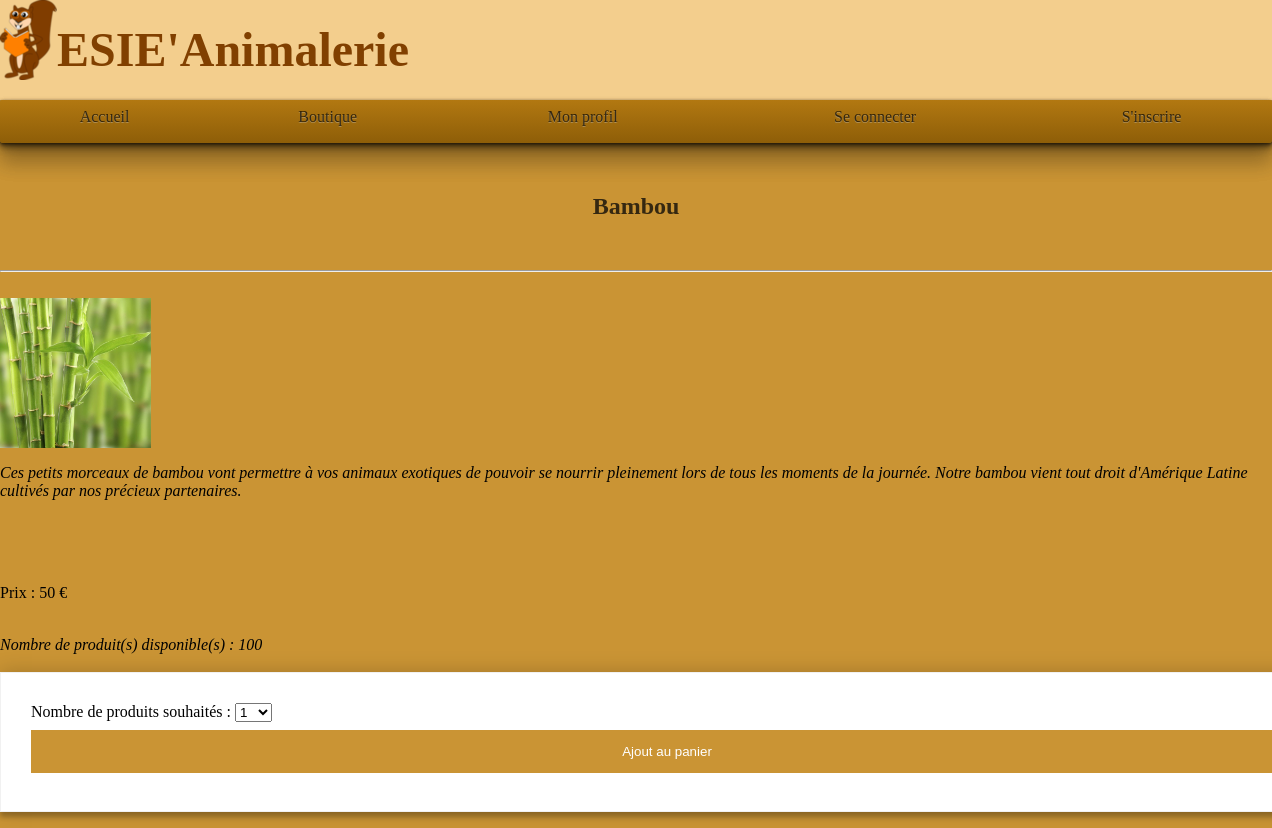
The page /Sources/fiche_produit.php?ID_Produit=3 on the database its author committed.
### tables this page shows
CREATE TABLE `Produits` (
  `ID_Produit` int(11) NOT NULL,
  `Nom_Produit` varchar(100) NOT NULL,
  `ID_Categorie` int(50) NOT NULL,
  `Image_Produit` varchar(45) NOT NULL,
  `Description_Produit` text NOT NULL,
  `Prix_Produit` int(10) NOT NULL,
  `Quantite_Produit` int(10) NOT NULL
);

### Sources/fiche_produit.php (the view, shortened to what this page needs)
<?php
include ('connexionBDD.php');
?>
<html>
	<body>
		<link rel="stylesheet" href="style.css"/>
		<?php require "entete.php"; ?>
<?php
if(isset($_GET['ID_Produit']))
{
	$query = "SELECT * FROM Produits WHERE ID_Produit = '$_GET[ID_Produit]'";
	$resultat = mysqli_query($mysqli, $query);
}
$produit = $resultat->fetch_assoc();
$contenu .= "<div id='produit'>";
$contenu .= "<h2>$produit[Nom_Produit]</h2><hr><br>";
$contenu .= "<img src='../Images/$produit[Image_Produit]' ='150' height='150'>";
$contenu .= "<p><i>$produit[Description_Produit]</i></p><br>";
$contenu .= "<p>$produit[Date_Produit]</p><br>";
$contenu .= "<p>Prix : $produit[Prix_Produit] €</p><br>";
$contenu .= "</div>";
if($produit['Quantite_Produit'] > 0)
{
    $contenu .= "<i>Nombre de produit(s) disponible(s) : $produit[Quantite_Produit] </i><br><br>";
    $contenu .= '<form method="post" action="panier.php">';
        $contenu .= "<input type='hidden' name='ID_Produit' value='$produit[ID_Produit]'>";
        $contenu .= '<label for="quantite">Nombre de produits souhaités : </label>';
        $contenu .= '<select id="quantite" name="quantite">';
        for($i = 1; $i <= $produit['Quantite_Produit'] && $i <= 10; $i++)
        {
			$contenu .= "<option>$i</option>";
        }
        $contenu .= '</select>';
        $contenu .= '<input type="submit" name="ajout_panier" value="Ajout au panier">';
    $contenu .= '</form>';
}
else
{
    $contenu .= "Ce produit n'est plus disponible en boutique";
}
echo $contenu;
?>
	</body>
</html>

### Sources/style.css (style rules this page uses)
html, body { margin : 0 0 0 0; padding : 0 0 0 0; }
body { background-color : #ca9434 ; }
form { width: 100%; padding: 30px; border: 1px solid #f1f1f1; background: #fff; box-shadow: 0 0 20px 0 rgba(0, 0, 0, 0.2), 0 5px 5px 0 rgba(0, 0, 0, 0.24); }
h2 { text-align: center; color: #352811; padding: 30; }
input[type=submit] { background-color: #ca9434; color: white; padding: 14px 20px; margin: 8px 0; border: none; cursor: pointer; width: 100%; }

### rows shown on the page
produits: Nom_Produit "Bambou", Image_Produit (picture), Description_Produit "Ces petits morceaux de bambou vont permettre à vos animaux exotiques de pouvoir se nourrir pleinement lors de tous les moments de la journée. Notre bambou vient tout droit d'Amérique Latine cultivés par nos précieux partenaires.", Prix_Produit "50", Quantite_Produit "100"

### other values the page prints
form field quantite "1"
